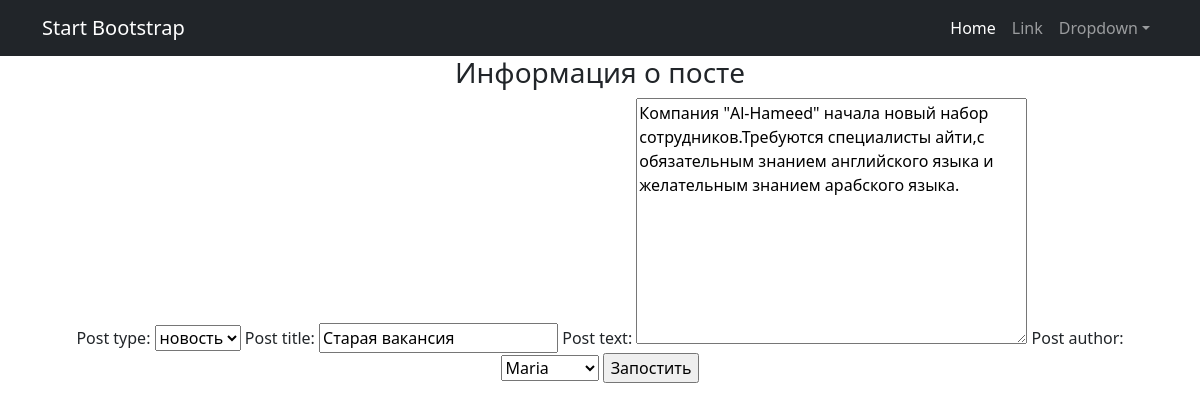
/news/create/3, run on the app's committed database.
### news/models.py (models this page shows, shortened)
class Post(models.Model):
    article = 'AR'
    news = 'NW'
    TYPES = [(article, 'статья'), (news, 'новость')]
    post_author = models.ForeignKey(Author, on_delete=models.CASCADE)
    post_type = models.CharField(max_length=2, choices=TYPES)
    post_time_create = models.DateTimeField(auto_now_add=True)
    post_category = models.ManyToManyField(Category, through='PostCategory')
    post_title = models.CharField(max_length=255)
    post_text = models.TextField()
    post_rating = models.IntegerField(default=0)

### news/views.py (the view)
# urls.py: path('create/<int:pk>', PostUpdate.as_view(), name='post_update'),
class PostUpdate(UpdateView):
    template_name = 'post_create.html'
    form_class = PostForm
    def get_object(self, **kwargs):
        id = self.kwargs.get('pk')
        return Post.objects.get(pk=id)

### news/forms.py
class PostForm(ModelForm):
    class Meta:
        model = Post
        fields = ['post_type', 'post_title', 'post_text', 'post_author']

### news/models.py (called while the page is built)
    def __str__(self):
        return f'{self.author}'

### templates/post_create.html (shortened to what this page needs)
{% extends 'flatpages/default.html' %}
{% load custom_filters %}
{% block content %}
<h3>Информация о посте</h3>
<form method="POST">
    {{ form }}
    <input type="submit" value="Запостить">
</form>
{% endblock content %}

### data on the page
Post: post_type "новость", post_title "Старая вакансия", post_text "Компания \"Al-Hameed\" начала новый набор сотрудников.Требуются специалисты айти,с обязательным знанием английского языка и желательным знанием арабского языка.", post_author "Maria"
